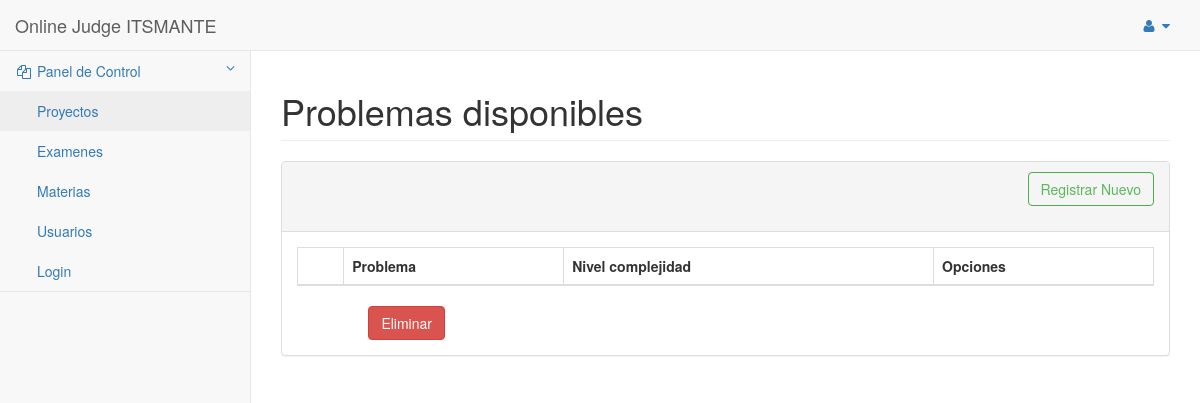
Before: /pages/problemas/listar_proyecto.php with the older database file.
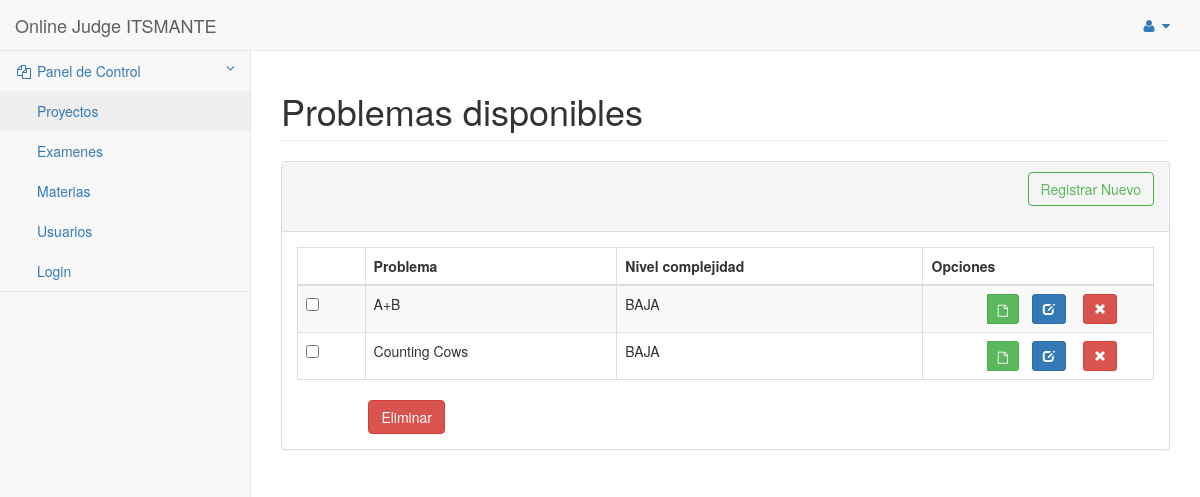
After: the same page with the newer database file.
### tables this page shows
CREATE TABLE `proyecto` (
  `idproyecto` int(11) NOT NULL AUTO_INCREMENT,
  `rutaProyecto` varchar(255) NOT NULL,
  `complejidad` varchar(45) NOT NULL,
  `estado` varchar(45) NOT NULL,
  `idDocente` int(11) DEFAULT NULL,
  `nombreProyecto` varchar(200) NOT NULL,
  PRIMARY KEY (`idproyecto`),
  KEY `idDocente_fk_idx` (`idDocente`),
  CONSTRAINT `maestro` FOREIGN KEY (`idDocente`) REFERENCES `docente` (`idUsuario`) ON DELETE NO ACTION ON UPDATE CASCADE
);

### modelo/dbconnection.php (called while the page is built, shortened)
<?php
class DbConnection {
    private static $instance = null;
    private $mysqlInstance = null;
    public function __construct() {
        @$this->mysqlInstance = new mysqli(DB_HOST, DB_USER, DB_PASS, DB_NAME, DB_PORT);
    }
    public static function getInstance() {
        if (is_null(self::$instance) || !(self::$instance instanceof DbConnection)) {
            self::$instance = new DbConnection();
        }
        return self::$instance;
    }
    public function executeQuery($sql, $params = NULL) {
        $stmt = $this->mysqlInstance->query($sql);
        return $stmt;
    }
    public function executeSelectQuery($sql) {
        $dbResult = $this->executeQuery($sql);
        $result = [];
        if ($dbResult) {
            while ($fila = $dbResult->fetch_assoc()) {
                array_push($result, $fila);
            }
        } else {
            die("Error: " . $this->mysqlInstance->error . $this->mysqlInstance->errno);
        }
        return $result;
    }
}

### modelo/proyecto.php (called while the page is built, shortened)
<?php
include_once 'dbconnection.php';
class GestionProyecto {
    public function listarProyectos() {
        try {
            $con = DbConnection::getInstance();
            $query = 'SELECT idproyecto,rutaProyecto,complejidad,nombreProyecto '
                    . 'FROM proyecto WHERE estado=\'ACTIVO\';';
            $resultado = $con->executeSelectQuery($query, '');
            return $resultado;
        } catch (RuntimeException $ex) {
            header('Location:pages/error.html');
        }
    }
}
?>

### pages/problemas/listar_proyecto.php (the view, shortened to what the changed rows need)
<?php
include '../../modelo/proyecto.php';
?>
<!DOCTYPE html>
<html>
    <head>
        <link href="../../static/css/bootstrap.min.css" rel="stylesheet">
        <link href="../../static/metisMenu/dist/metisMenu.min.css" rel="stylesheet">
        <link href="../../static/DATA_TABLES/datatables-plugins/integration/bootstrap/3/dataTables.bootstrap.css" rel="stylesheet">
        <link href="../../static/DATA_TABLES/datatables-responsive/css/dataTables.responsive.css" rel="stylesheet">
        <link href="../../static/css/sb-admin-2.css" rel="stylesheet">
        <link href="../../static/css/font-awesome.min.css" rel="stylesheet" type="text/css">
    </head>
    <body>
        <div id="wrapper">
            <div id="page-wrapper">
                <div class="row">
                    <div class="col-lg-12">
                        <h1 class="page-header">Problemas disponibles</h1>
                    </div>
                </div>
                <div class="row">
                    <div class="col-lg-12">
                        <div class="panel panel-default">
                            <div class="panel-body">
                                <div class="dataTable_wrapper">
                                    <form name="eliminar" id='eliminar_proyectos' action="<?php echo $_SERVER['PHP_SELF']; ?>" method="POST">
                                        <table class="table table-striped table-bordered table-hover" id="dataTables-example">
                                            <thead>
                                                <tr>
                                                    <th></th>
                                                    <th>Problema</th>
                                                    <th>Nivel complejidad</th>
                                                    <th>Opciones</th>
                                                </tr>
                                            </thead>
                                            <tbody>
                                                <?php
                                                try {
                                                    $listarProyectos = new GestionProyecto();
                                                    $proyectos = $listarProyectos->listarProyectos();
                                                    foreach ($proyectos as $value) {
                                                        if (isset($value['idproyecto'])) {
                                                            ?>
                                                            <tr class="odd gradeX">
                                                                <td class="text-center">
                                                                    <input type="checkbox" class="checkbox "
                                                                           value="<?php echo $value['idproyecto']; ?>" name="eliminar[]"/></td>
                                                                <td><?php echo $value['nombreProyecto']; ?></td>
                                                                <td><?php echo $value['complejidad']; ?></td>
                                                                <td class="">
                                                                    <div class="row">
                                                                        <div class="toolbar text-center "  role="toolbar" >
                                                                            <div class="row col-md-offset-2 col-md-4">
                                                                                <form role="form" class="form-inline"  method="POST" action="Gestionar_Proyectos_vizualizar.php">
                                                                                    <div class="btn-group" role="group" >
                                                                                        <button type="submit"  class="btn btn-sm btn-success col-md-offset-2"
                                                                                                name="visualizar" value="<?php echo $value['rutaProyecto']; ?>"
                                                                                                onclick="window.open('Gestionar_Proyectos_vizualizar.php', '_self', 'false')">
                                                                                            <i class="glyphicon fa fa-file-o"></i>
                                                                                        </button>
                                                                                    </div>
                                                                                </form>
                                                                            </div>
                                                                            <div class="row col-md-4 ">
                                                                                <form role="form" class="form-inline"  method="POST" action="gp_modificar_proyecto.php">
                                                                                    <div class="btn-group" role="group" >
                                                                                        <button type="submit" class="btn btn-sm btn-primary col-md-offset-2" name="editar"
                                                                                                value="<?php echo $value['idproyecto']; ?>"
                                                                                                onclick="window.open('gp_modificar_proyecto.php', '_self', 'false')">
                                                                                            <i class="glyphicon glyphicon-edit"></i>
                                                                                        </button>
                                                                                    </div>
                                                                                </form>
                                                                            </div>
                                                                            <div class="row col-md-4 form-inline">
                                                                                <button  type="button" class="btn btn-sm btn-danger"  value="<?php echo ' ' . $value['idproyecto']; ?>"
                                                                                         id="btn_delete_<?php echo $value['idproyecto']; ?>" name="elimiar_pro"
                                                                                         onclick="$('#idTo').val($('#btn_delete_<?php echo $value['idproyecto']; ?>').attr('value'));
                                                                                                             $('#myModal').modal('show');">
                                                                                    <i class="glyphicon glyphicon-remove"></i>
                                                                                </button>
                                                                            </div>
                                                                        </div>
                                                                    </div>
                                                                    </div>
                                                            <?php
                                                        } else {
                                                            echo 'fail retraiving data';
                                                        }
                                                    }
                                                } catch (RuntimeException $e) {
                                                    echo '<div class="col-lg-4">
                                                        <div class="panel panel-danger">
                                                            <div class="panel-heading">
                                                                Error al conectar a la base de datos
                                                            </div>
                                                            <div class="panel-body">
                                                                <p>Lorem ipsum dolor sit amet, consectetur adipiscing elit. Vestibulum tincidunt est vitae ultrices accumsan. Aliquam ornare lacus adipiscing, posuere lectus et, fringilla augue.</p>
                                                            </div>
                                                            <div class="panel-footer">
                                                                Panel Footer
                                                            </div>
                                                        </div>
                                                    </div>';
                                                }
                                                ?>
                                            </tbody>
                                        </table>
                                    </form>
                                </div>
                            </div>
                        </div>
                    </div>
                </div>
            </div>
        </div>
    </body>
</html>

Changed rows visible on the page:
added proyecto: nombreProyecto "A+B", complejidad "BAJA", $value['idproyecto'] 69 (drawn)
added proyecto: nombreProyecto "Counting Cows", complejidad "BAJA", $value['idproyecto'] 70 (drawn)
